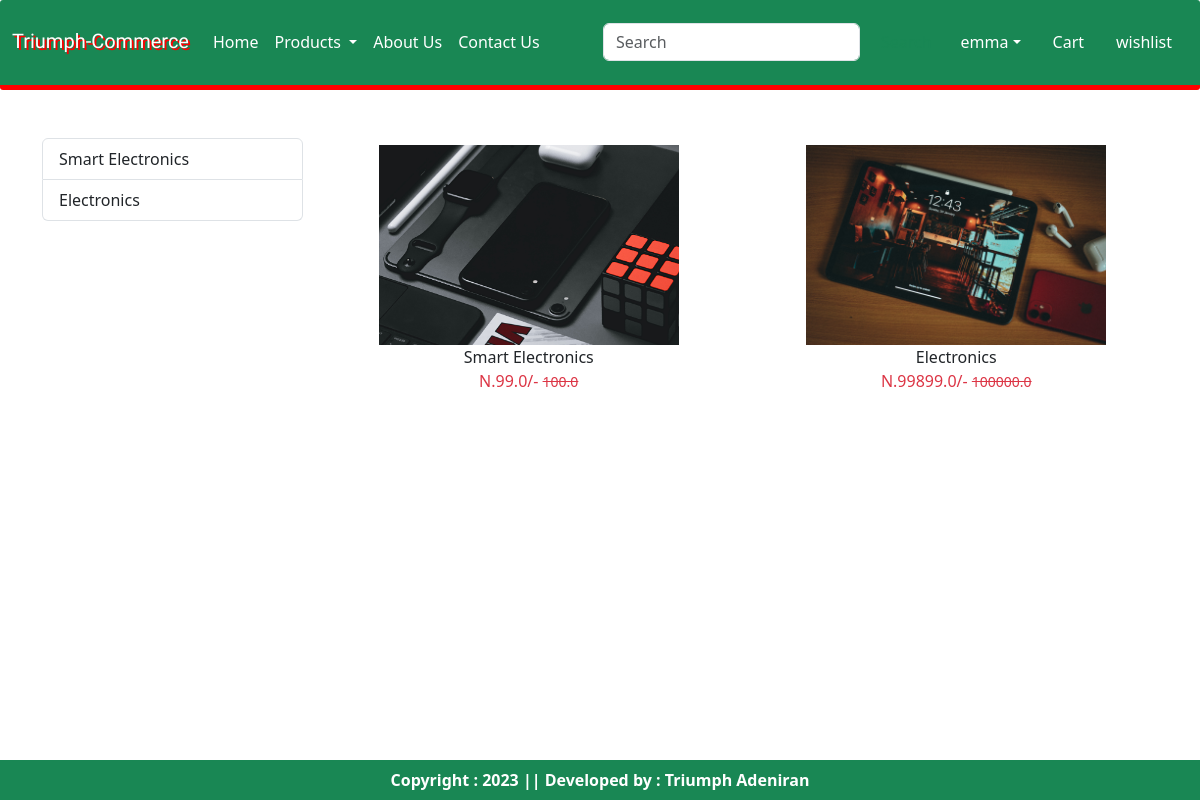
Screenshot of /category/EL (signed in) with the database file from the repository.
### appli/models.py (models this page shows, shortened)
class Product(models.Model):
    title = models.CharField(max_length=100)
    selling_price = models.FloatField()
    discounted_price = models.FloatField()
    description = models.TextField()
    composition = models.TextField(default='')
    prodapp = models.TextField(default='')
    category = models.CharField(choices=CATEGORY_CHOICES, max_length=2)
    product_image = models.ImageField(upload_to='product')

### appli/views.py (the view)
# urls.py: path("category/<slug:val>", views.CategoryView.as_view(), name="category"),
class CategoryView(View):
    def get(self, request, val):
        product = Product.objects.filter(category=val)
        title = Product.objects.filter(category=val).values('title')
        return render(request, "appli/category.html", locals())

### appli/templates/appli/category.html (shortened to what this page needs)
{% extends 'appli/base.html' %}
{% load static %}
{% block main-content %}
    <div class="container my-5">
        <div class="row">
            <div class="col-sm-3">
                <div class="list-group">
                    {% for val in title %}
                       <a href="{% url 'category-title' val.title %}" class="list-group-item
                       list-group-item-action" aria-current="true">{{val.title}}</a>
                    {% endfor %}
                </div>
            </div>
            <div class="col-sm-9">
                <div class="row">
                     {% for prod in product %}
                         <div class="col text-center mb-4">
                             <a href="{% url 'product-detail' prod.id %}" class="btn">
                                 <div>
                                     <img src="{{prod.product_image.url}}" width="300px" height="200px" style="object-fit:cover;" />
                                     <div class="fw-blod">{{prod.title}}</div>
                                     <div class="fw-blod text-danger">
                                         N.{{prod.discounted_price}}/-
                                         <small class="fw-light text-decoration-line-through">{{prod.selling_price}}</small>
                                     </div>
                                 </div>
                             </a>
                         </div>
                     {% endfor %}
                </div>
            </div>
        </div>
    </div>
{% endblock main-content %}

### appli/templates/appli/base.html (shortened to what this page needs)
<!DOCTYPE html>
{% load static %}
<html lang="en">
<head>
  <link href="https://cdn.jsdelivr.net/npm/bootstrap@5.3.0-alpha1/dist/css/bootstrap.min.css" rel="stylesheet">
  <link rel="stylesheet" href="{% static 'appli/css/owl.carousel.min.css' %}" />
  <link rel="stylesheet" href="{% static 'appli/css/all.min.css' %}" />
  <link rel="stylesheet" href="{% static 'appli/css/style.css' %}" />
</head>
<body>
   <nav class="navbar navbar-expand-lg navbar-dark bg-success navnav">
  <div class="container-fluid">
    <a class="navbar-brand" href="#">
      <p class="logoname">Triumph-Commerce</p>
    </a>
    <div class="collapse navbar-collapse" id="navbarSupportedContent">
      <ul class="navbar-nav me-auto mb-2 mb-lg-0">
        {% if request.user.is_authenticated %}
        <li class="nav-item">
          <a class="nav-link active" aria-current="page" href="/">Home</a>
        </li>
        <li class="nav-item dropdown">
          <a class="nav-link dropdown-toggle" href="#" role="button" data-bs-toggle="dropdown" aria-expanded="false" style="color:white">
            Products
          </a>
        </li>
        <li class="nav-item">
          <a class="nav-link text-white" href="{% url 'about' %}">About Us</a>
        </li>
        <li class="nav-item">
          <a class="nav-link text-white" href="{% url 'contact' %}">Contact Us</a>
        </li>
      </ul>
      <form class="d-flex" role="search">
        <input class="form-control me-2" type="search" placeholder="Search" aria-label="Search">
        <button class="btn btn-outline-success" type="submit">Search</button>
      </form>
    </div>
     <ul class="navbar-nav me-auto mb-2 mb-lg-0">
       <li class="nav-item dropdown mx-2">
           <a class="nav-link dropdown-toggle text-white" href="#"
           id="profileDropdown" role="button" data-bs-toggle="dropdown"
            aria-expanded="false">{{ request.user.username }}</a>
       </li>
       <li class="nav-item mx-2">
         <a href="#" class="nav-link text-white"> Cart</a>
       </li>
       <li class="nav-item mx-2">
         <a href="#" class="nav-link text-white"> wishlist</a>
       </li>
       {% endif %}
     </ul>
    </div>
</nav>
   {% block main-content %}{% endblock main-content %}
   <footer class="container-fluid fixed-bottom bg-success text-center p-2 mt-5" style="color:white;font-weight:bolder;">
     Copyright : 2023 || Developed by : Triumph Adeniran
   </footer>
</body>
</html>

### appli/static/appli/css/style.css (style rules this page uses)
.logoname { font-family: 'Climate Crisis', cursive; font-family: 'Kaushan Script', cursive; font-family: 'Lobster', cursive; font-family: 'Overpass', sans-serif; font-family: 'Sono', sans-serif; padding-top: 0.8rem; text-shadow: 2px 2px red; }
.navnav { position: sticky; top: 0; border-radius: 3px; border-bottom: 5px solid red; z-index: 1; }

### rows the page displays
Product: product_image (picture), title "Smart Electronics", discounted_price "99.0", selling_price "100.0"
Product: product_image (picture), title "Electronics", discounted_price "99899.0", selling_price "100000.0"

### other values shown
{{ request.user.username }} "emma"
{{ val.title }} "Smart Electronics" "Electronics"
